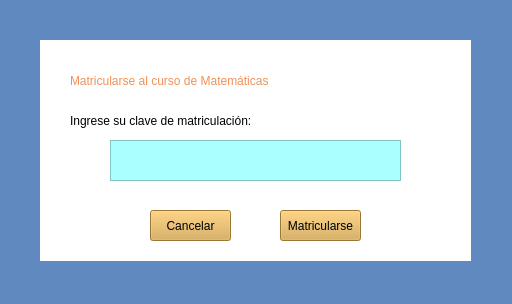
<?xml version="1.0" encoding="UTF-8"?>
<ui version="4.0">
 <class>matriMate</class>
 <widget class="QWidget" name="matriMate">
  <property name="geometry">
   <rect>
    <x>0</x>
    <y>0</y>
    <width>512</width>
    <height>304</height>
   </rect>
  </property>
  <property name="windowTitle">
   <string>Form</string>
  </property>
  <property name="styleSheet">
   <string notr="true">background-color: rgb(96, 137, 191);
</string>
  </property>
  <widget class="QLabel" name="label">
   <property name="geometry">
    <rect>
     <x>40</x>
     <y>40</y>
     <width>431</width>
     <height>221</height>
    </rect>
   </property>
   <property name="styleSheet">
    <string notr="true">background-color: rgb(255, 255, 255);</string>
   </property>
   <property name="text">
    <string/>
   </property>
  </widget>
  <widget class="QLabel" name="label_2">
   <property name="geometry">
    <rect>
     <x>70</x>
     <y>70</y>
     <width>371</width>
     <height>21</height>
    </rect>
   </property>
   <property name="styleSheet">
    <string notr="true">color: rgb(242, 144, 87);
font: 700 16pt &quot;Segoe UI&quot;;
background-color: rgb(255, 255, 255);
</string>
   </property>
   <property name="text">
    <string>Matricularse al curso de Matemáticas</string>
   </property>
  </widget>
  <widget class="QLabel" name="label_3">
   <property name="geometry">
    <rect>
     <x>70</x>
     <y>110</y>
     <width>271</width>
     <height>21</height>
    </rect>
   </property>
   <property name="styleSheet">
    <string notr="true">background-color: rgb(255, 255, 255);
font: 700 12pt &quot;Segoe UI&quot;;</string>
   </property>
   <property name="text">
    <string>Ingrese su clave de matriculación:</string>
   </property>
  </widget>
  <widget class="QTextEdit" name="codigoMate">
   <property name="geometry">
    <rect>
     <x>110</x>
     <y>140</y>
     <width>291</width>
     <height>41</height>
    </rect>
   </property>
   <property name="styleSheet">
    <string notr="true">background-color: rgb(170, 255, 255);</string>
   </property>
  </widget>
  <widget class="QPushButton" name="botonCancelarMate">
   <property name="geometry">
    <rect>
     <x>150</x>
     <y>210</y>
     <width>81</width>
     <height>31</height>
    </rect>
   </property>
   <property name="styleSheet">
    <string notr="true">background-color: rgb(217, 167, 74);
font: 700 10pt &quot;Segoe UI&quot;;</string>
   </property>
   <property name="text">
    <string>Cancelar</string>
   </property>
  </widget>
  <widget class="QPushButton" name="botonMatricularse">
   <property name="geometry">
    <rect>
     <x>280</x>
     <y>210</y>
     <width>81</width>
     <height>31</height>
    </rect>
   </property>
   <property name="styleSheet">
    <string notr="true">background-color: rgb(217, 167, 74);
font: 700 10pt &quot;Segoe UI&quot;;
</string>
   </property>
   <property name="text">
    <string>Matricularse</string>
   </property>
  </widget>
 </widget>
 <resources/>
 <connections/>
</ui>
